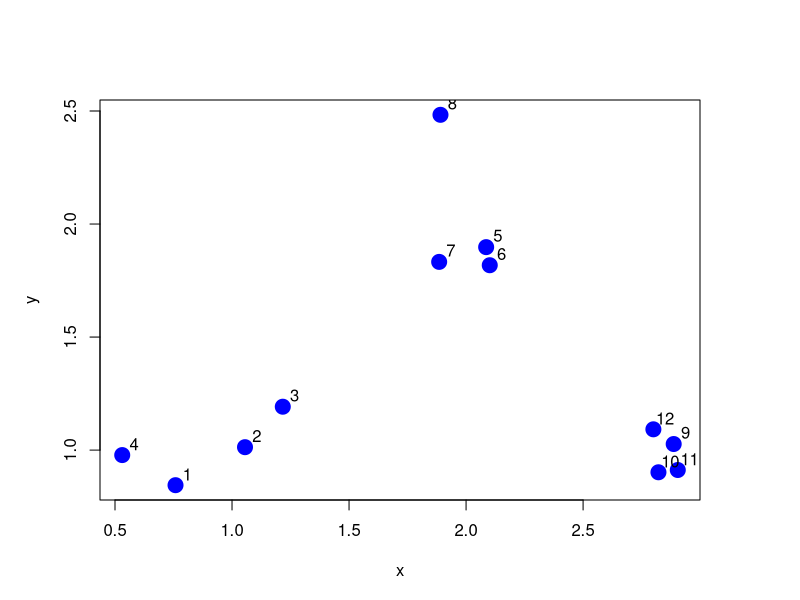
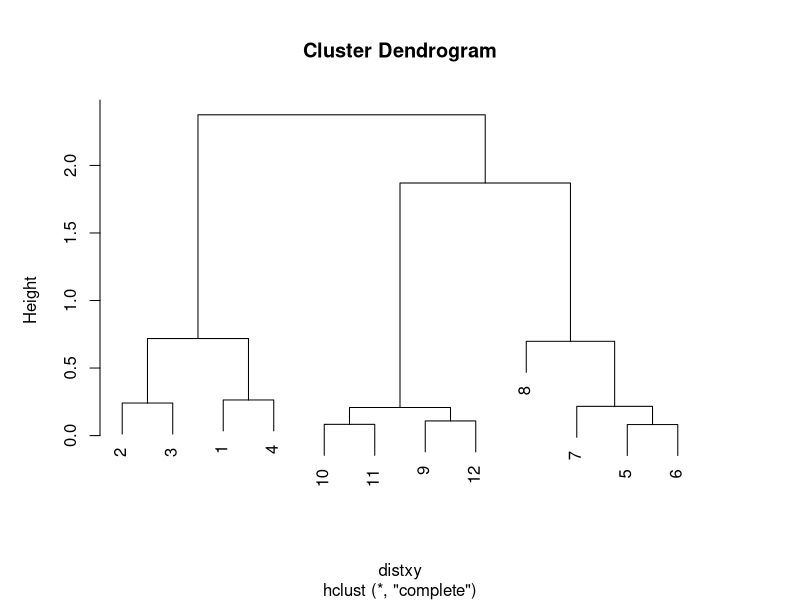
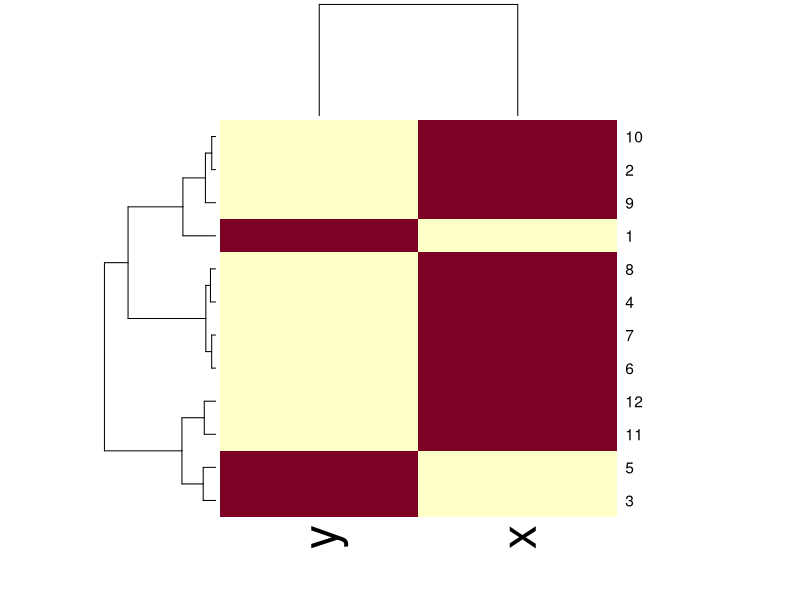
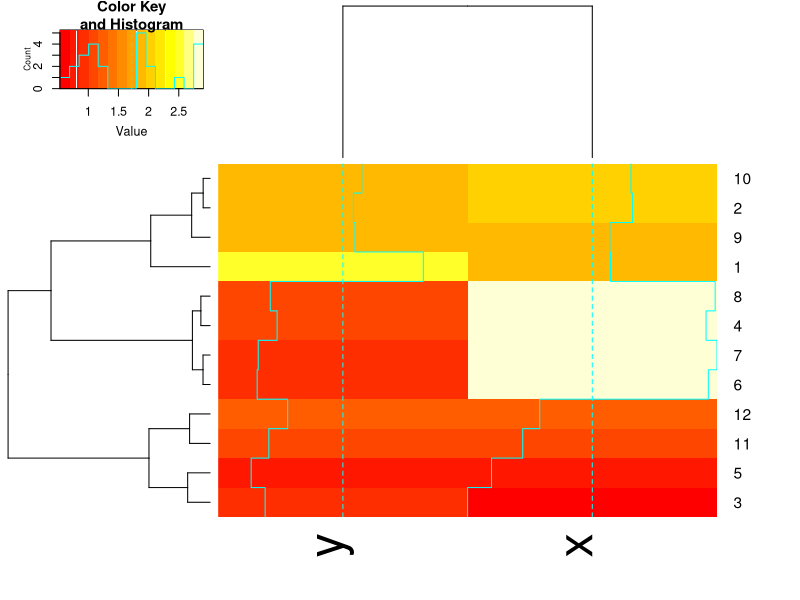
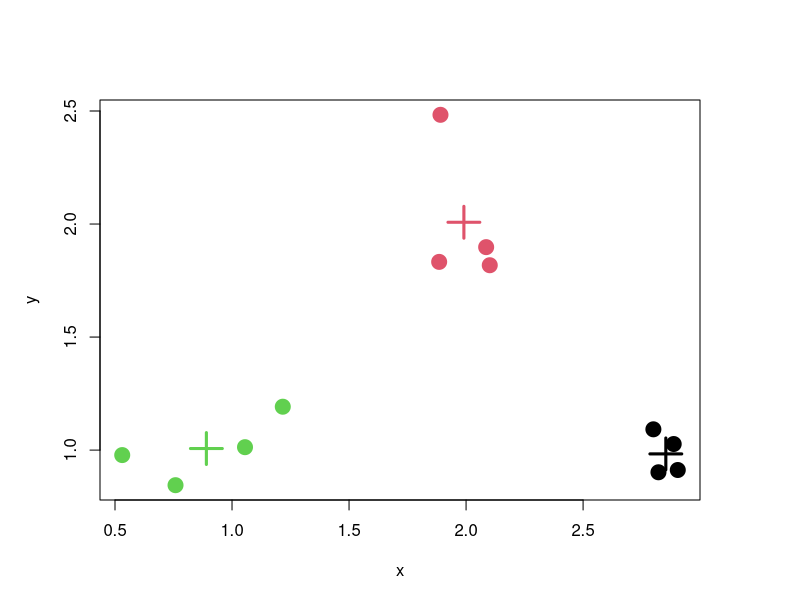

These figures' R source, in order:
# MODULE 10 - Unsupervised Machine Learning
#
# (c) Copyright 2015-2019 - AMULET Analytics
# ---------------------------------------------------------------


# EDA on small simulated data set 

set.seed(1234)    # Seed, for reproducible results

par(mar=c(5,5,5,5))   # Set margin, c(bottom,left,top,right)

# Create a simulated data set
# Actually two vectors x, y for coordinates of plot
# Using mean and sd args we have created 3 clusters

# NOTE: experiment with different mean and sd to see effect!
x <- rnorm(12,mean=rep(1:3,each=4),sd=0.2)
x

y <- rnorm(12,mean=rep(c(1,2,1),each=4),sd=0.2)
y

# Scatterplot of data
plot(x,y,col="blue",pch=19,cex=2)

# Display integer labels (12) to the upper-right of the dot
text(x+0.05,y+0.05,labels=as.character(1:12))

# -------------------------------------------------------
# Hierarchical clustering with simulated data set

# Hierarchical clustering is an agglomerative (bottom-up)
# approach toward the clustering process. It compares all 
# pairs of data points and then merges the pairs with the 
# closest distance. 

df <- data.frame(x=x, y=y)   # Create 12x2 data frame

# Calculate distance between points. dist() is just for clustering.
# The top part of the rectangle of values is not include since it
# will be the same as the bottom part. The diagnoal of the matrix
# is not shown since the distance between any point and itself is 0.
distxy <- dist(df)   # Default distance method = euclidean metric
distxy

class(distxy)
#[1] "dist"

#distxy <- dist(df, method="minkowski")   # other distance measures!


# Produce cluster object
hClustering <- hclust(distxy, method="complete")  # hclust requires a dist object, returns hclust object
class(hClustering)
#[1] "hclust"

# Plot "dendrogram" showing 3 clusters
plot(hClustering)   

# Cut the tree high yields fewer clusters at height 1.5
cutree(hClustering,h=1.5)   # Will yield fewer clusters
# [1] 1 1 1 1 2 2 2 2 3 3 3 3

# Cut the tree low at height 0.5
cutree(hClustering,h=0.5)   # Will yield more clusters
# [1] 1 2 2 1 3 3 3 4 5 5 5 5


# -------------------------------------------------------
# Visualizing hierarchical clustering using a Heatmap

dataFrame <- data.frame(x=x, y=y)
set.seed(143)

# Take a small sample of the rows. Each sample() returns different random seq
dataMatrix <- as.matrix(dataFrame)[sample(1:12),]  # 12x2

# Clusters together the rows and columns
heatmap(dataMatrix)   # heatmap() requires matrix argument

# Another style of heatmap
library(gplots)
heatmap.2(dataMatrix)

# ---------------------------------------------------------------

# Use kmeans() algorithm

# Partitioning approach as opposed to an agglomerative approach.
# A partitioning approach starts with all of the data points and
# tries to divide them into a fixed number of clusters. 

# K-means clustering algorithm:
# Specify starting centroids
# Assign to closest centroid
# Recalculate centroids
# Reassign values
# Update centroids

dataFrame <- data.frame(x,y)

# You choose 3 centroids
# YOu can also define the max # of iterations the algorithm is to 
# perform just in case it doesn't converge. Defaults for iter.max is 10
kmeansObj <- kmeans(dataFrame,centers=3)

names(kmeansObj)   # List components of the kmeans object
#[1] "cluster"      "centers"      "totss"        "withinss"    
#[5] "tot.withinss" "betweenss"    "size"         "iter"        
#[9] "ifault" 

# Which cluster each data point has been assigned to. 
kmeansObj$cluster    # Grouping numbers of data points
#[1] 3 3 3 3 1 1 1 1 2 2 2 2

# K-means is not a deterministic algorithm. If you use the 
# exact same data set with different starting centroids, 
# it may converge to a different set of clusters. So you 
# can use the nstart arg to take an average. 

# Datavis for clusters

#par(mar=rep(0.2,4))    # Set margins

# Use col arg for coloring clusters
# Use pch for the plot symbol to use (use ? pch)
# Use cex for symbol magnification (default 1)
plot(x,y,col=kmeansObj$cluster,pch=19,cex=2)

# Use centers component of kmeans object - matrix of cluster centers
kmeansObj$centers    # 3x2 matrix: x column, y column
#          x        y
#1 1.8483752 2.132128
#2 2.9344135 1.033810
#3 0.9785004 1.051081

# pch=3 is a "+" symbol, and cex=3 magnifies it. 
# lwd arg is for line width for drawing symbols
points(kmeansObj$centers,col=1:3,pch=3,cex=3,lwd=3)
